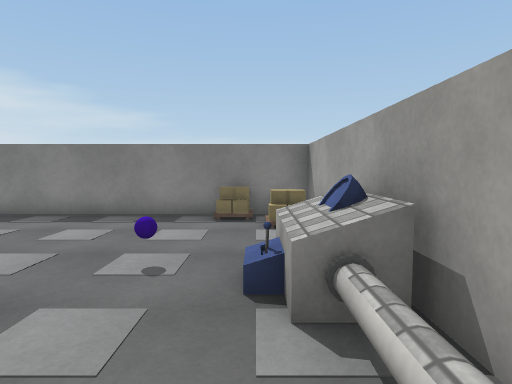
view 1 (above)

13 first-person views from a walk through a 3-D level made in the Unity game engine. The camera is 1.3 m above the floor, tilts 4° down and sees 75° across. Doors are open. The floor is counted in squares, 1 m on a side. Each view is taken from the middle of a square. On the plan, view 1 faces up. The plan holds only what a view shows up to about 14 squares ahead; the rest is blank. The player is left out. Some animated figures are left out. Surface patterns are stand-ins for the level's own textures.

view 2
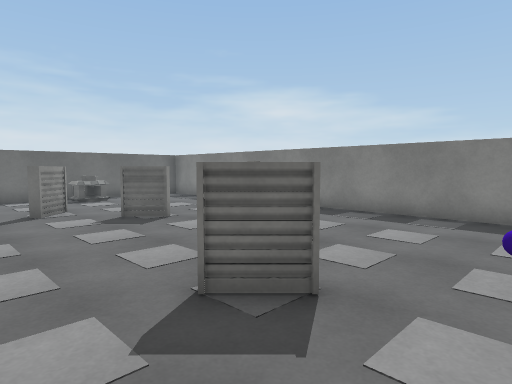

view 3
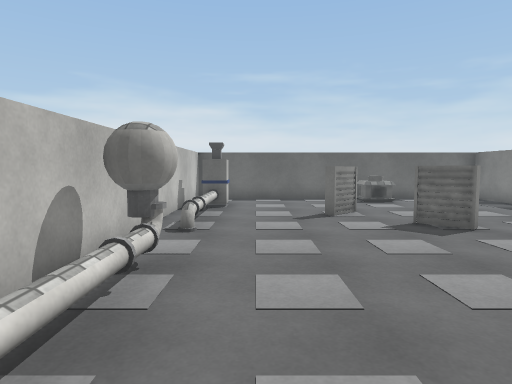

view 4
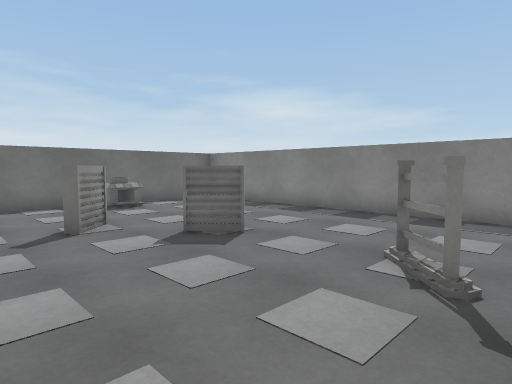

view 5
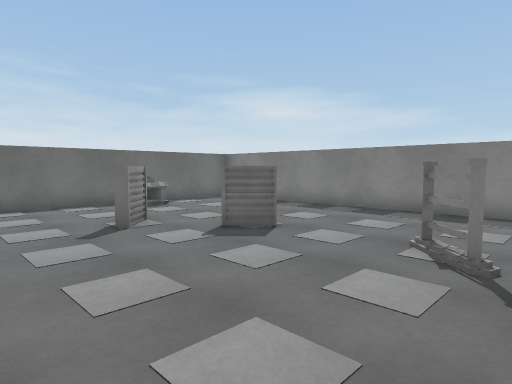

view 6
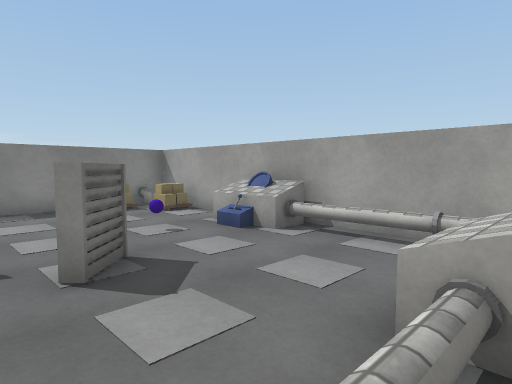

view 7
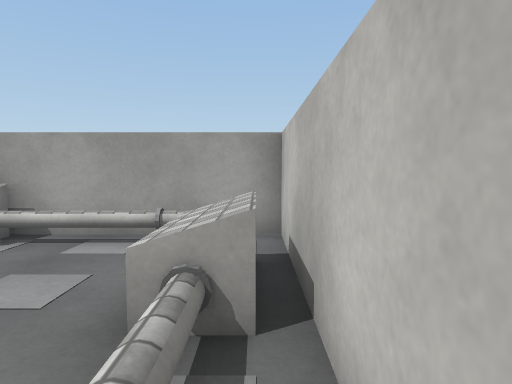

view 8
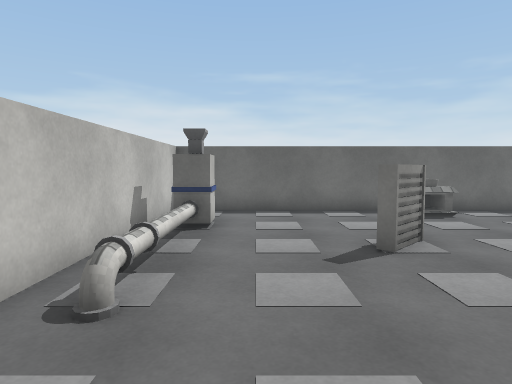

view 9
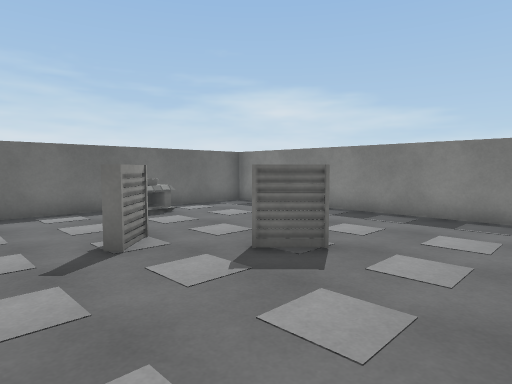

view 10
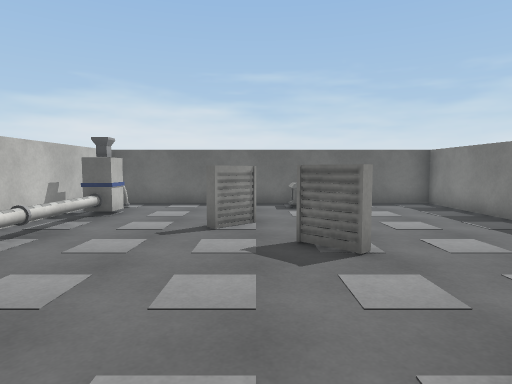

view 11
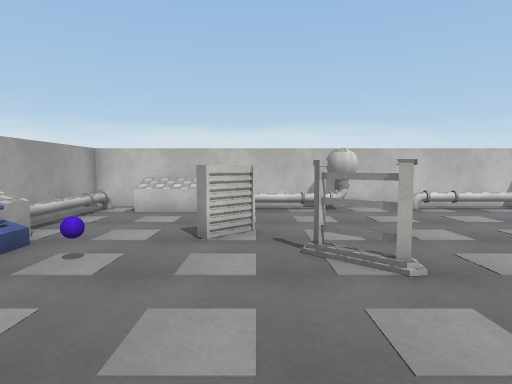

view 12
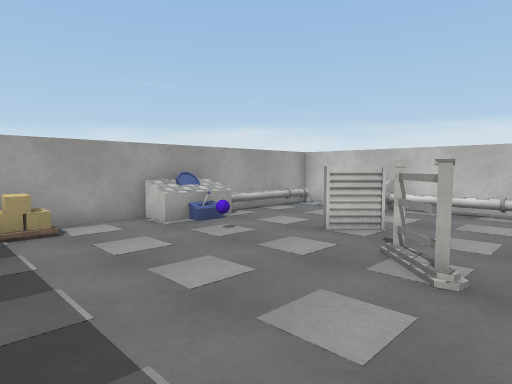

view 13
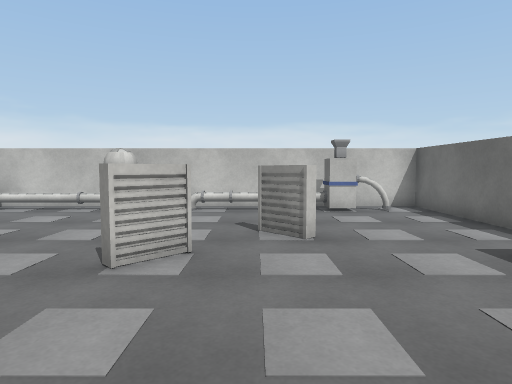

### Floor plan
Points are (right, up) in squares from view 1. A wall is a line through its corners. A room is listed if a view was taken in it or the views show most of it. See-through windows are left out.
Room 1 (views 1, 2, 3, 4, 5, 6, 7, 8, 9, 10, 11, 12, 13)
walls: (-8.9, 4.7) (-9.4, 4.1); (-3.7, 2.4) (-3.1, 3) (-2.9, 2.8) (-3.6, 2.2); (-16.5, -2.5) (1.5, -2.5) (1.5, 9.5) (-16.5, 9.5) (-16.5, -2.5)
ways out: open door at (-10.5, 6); open door at (-4.5, 6.5)
objects: other object (-16, 4) to (-15, 5); other object (-15, -2) to (-14, -1); other object (-13, -1); other object (-12, 2) to (-12, 3); other object (-10, 4); other object (-7, -2) to (-6, -1); other object (-6, 4) to (-5, 5); other object (-4, 2); other object (-3, -1); box (-2, -2) to (0, -1); ball (-2, 4) to (-1, 5); other object (0, 8); other object (1, -1) to (1, 2); other object (1, 4) to (1, 5)

Positions as (right, up) in squares from view 1, and headings:
1: (0, 0), facing up
2: (-1, 0), facing up-left
3: (-2, 0), facing left
4: (-4, 0), facing up-left
5: (-4, -1), facing up-left
6: (-5, -2), facing up-right
7: (-5, -2), facing right
8: (-6, 0), facing left
9: (-6, 0), facing up-left
10: (-4, 3), facing left
11: (-4, 9), facing down
12: (-7, 9), facing down-right
13: (-11, 9), facing down
